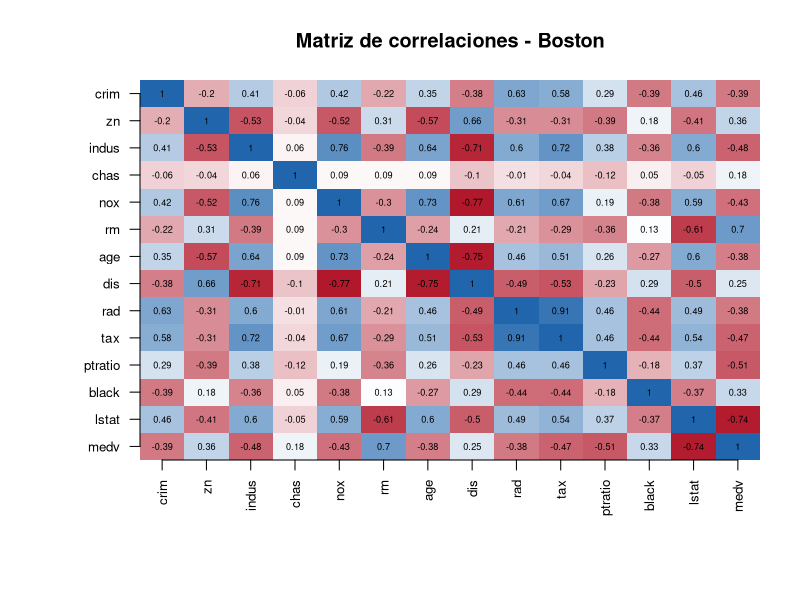
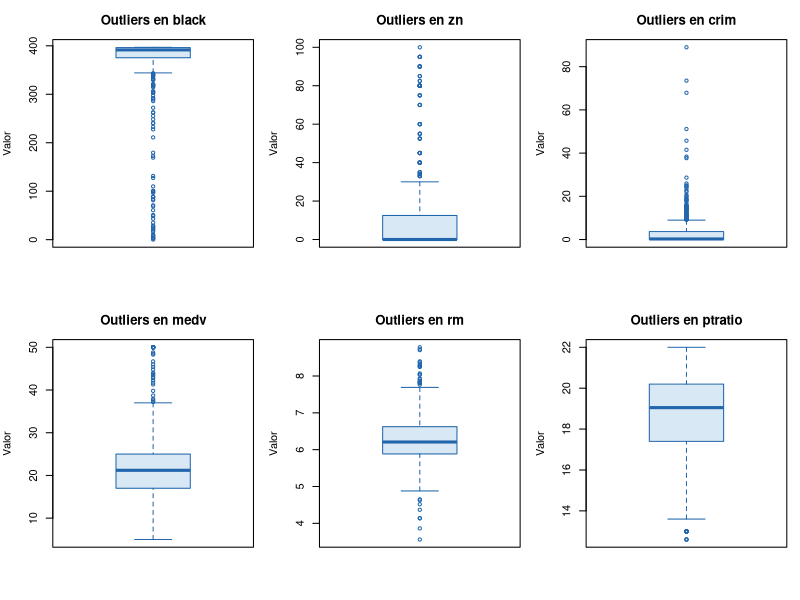
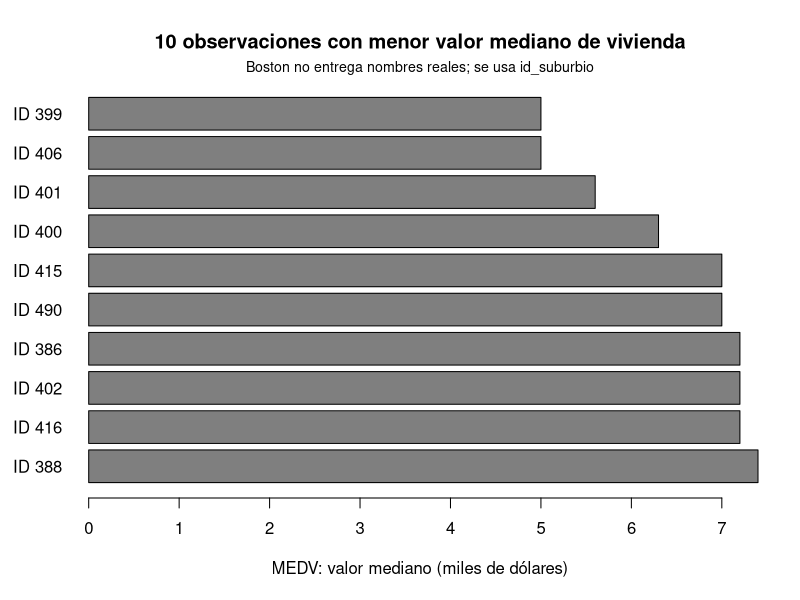
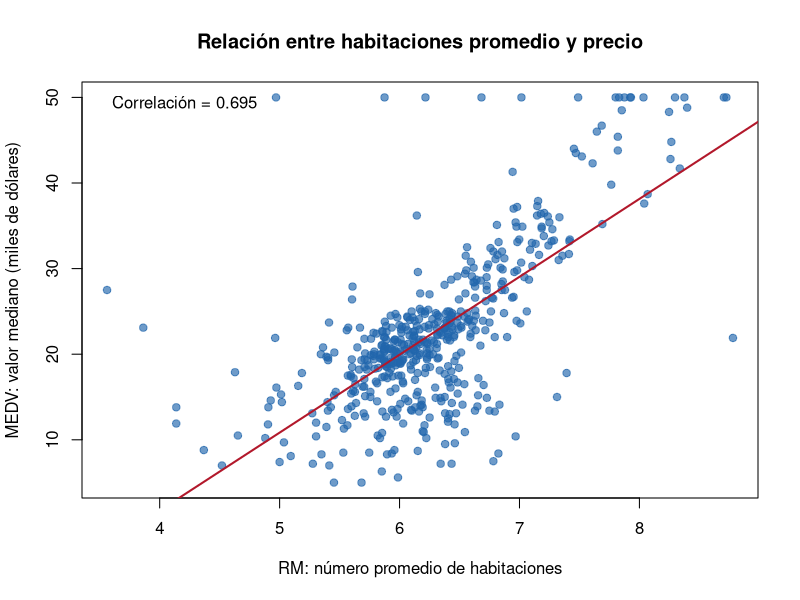
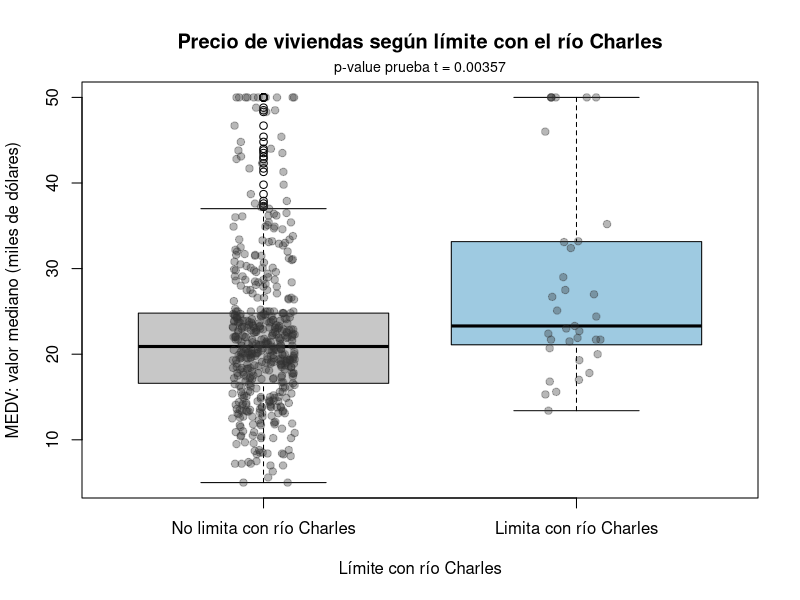
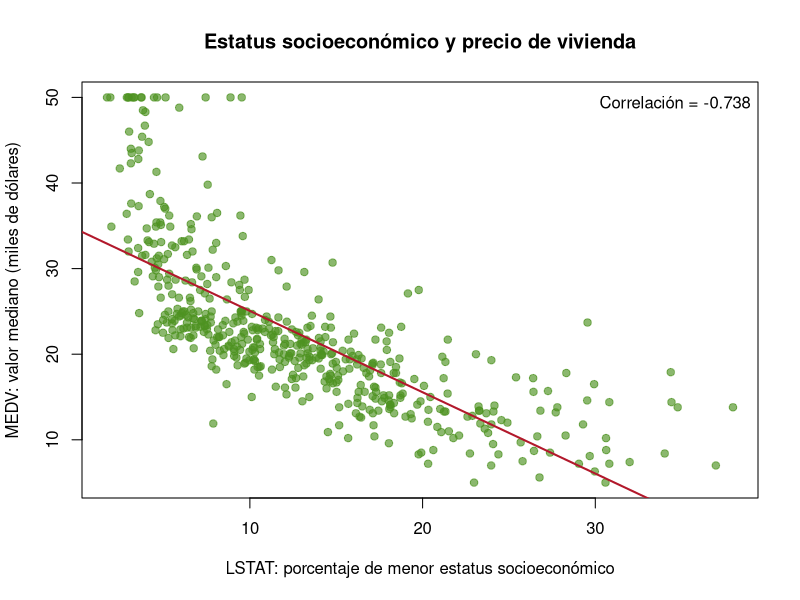
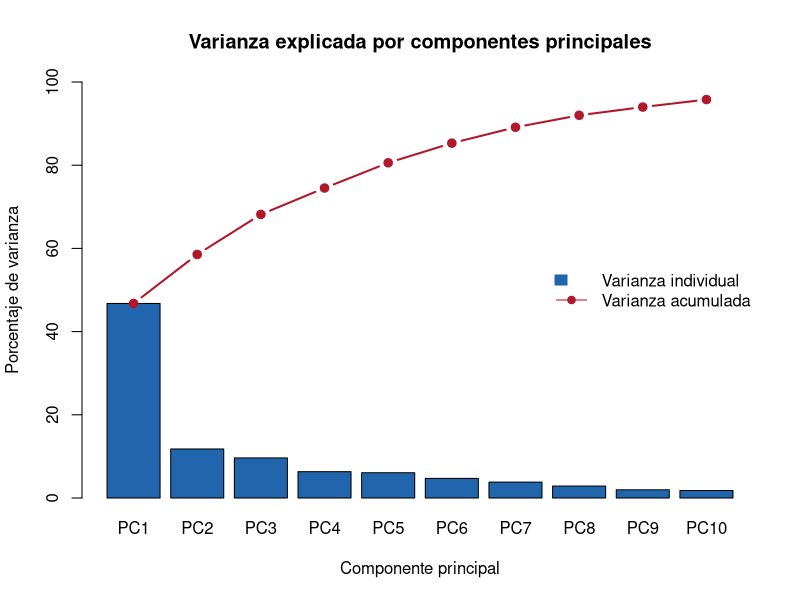
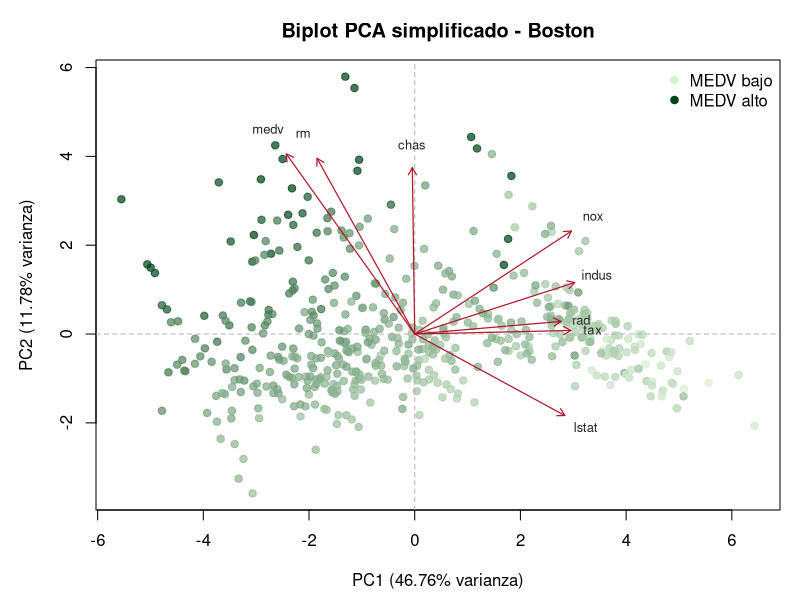

R code for these plots, in order:
# ============================================================
# Tarea 4 - INFO1184 Inteligencia de Negocios
# Análisis de datos y visualización
# Dataset: Boston (paquete MASS)
# Técnica: Análisis de Componentes Principales (PCA)
# Metodología: CRISP-DM (Fases 1 a 5)
# ============================================================

# Este script usa R base y MASS para que sea fácil de ejecutar,
# leer y explicar. Genera figuras PDF y tablas CSV en carpetas locales.

# ============================================================
# 0. Configuración inicial
# ============================================================

if (!requireNamespace("MASS", quietly = TRUE)) {
  stop("El paquete MASS es requerido para cargar el dataset Boston.")
}

library(MASS)

set.seed(1184)

dir_figuras <- "figuras"
dir_salidas <- "salidas"

dir.create(dir_figuras, showWarnings = FALSE)
dir.create(dir_salidas, showWarnings = FALSE)

guardar_csv <- function(tabla, nombre, filas = FALSE) {
  write.csv(tabla, file.path(dir_salidas, nombre), row.names = filas)
}

coeficientes_modelo <- function(modelo) {
  tabla <- as.data.frame(coef(summary(modelo)))
  tabla$termino <- rownames(tabla)
  rownames(tabla) <- NULL
  tabla <- tabla[, c("termino", setdiff(names(tabla), "termino"))]
  names(tabla) <- c("termino", "estimacion", "error_estandar", "valor_t", "p_valor")
  tabla
}

rmse <- function(real, predicho) {
  sqrt(mean((real - predicho)^2))
}

mae <- function(real, predicho) {
  mean(abs(real - predicho))
}

r2 <- function(real, predicho) {
  1 - sum((real - predicho)^2) / sum((real - mean(real))^2)
}

cat("\n============================================================\n")
cat("Tarea 4 - Análisis Boston con PCA\n")
cat("============================================================\n")

# ============================================================
# Fase 1: Comprensión del negocio
# ============================================================

# Objetivo general:
# Analizar el mercado habitacional de Boston para identificar patrones
# asociados al precio de viviendas, entorno urbano y tasa de criminalidad.
# La técnica central es PCA, apoyada con estadística descriptiva,
# visualizaciones y regresión lineal simple.

preguntas <- c(
  "1. ¿Hay valores atípicos en al menos dos variables?",
  "2. ¿Qué suburbios tienen las casas más baratas?",
  "3. ¿Cómo influye el tamaño de la casa en su precio?",
  "4. ¿Afecta la condición de limitar con el río Charles (chas) al valor de las casas?",
  "5. ¿Cuál es el impacto del estatus socioeconómico?",
  "6. ¿Es posible predecir la tasa de criminalidad?"
)

cat("\nFase 1: preguntas de investigación\n")
print(preguntas)

# ============================================================
# Fase 2: Comprensión de los datos
# ============================================================

data("Boston", package = "MASS")

boston <- Boston
boston$id_suburbio <- seq_len(nrow(boston))
boston$chas_factor <- factor(
  boston$chas,
  levels = c(0, 1),
  labels = c("No limita con río Charles", "Limita con río Charles")
)

vars_analisis <- c(
  "crim", "zn", "indus", "chas", "nox", "rm", "age", "dis",
  "rad", "tax", "ptratio", "black", "lstat", "medv"
)

diccionario <- data.frame(
  variable = vars_analisis,
  descripcion = c(
    "Tasa de criminalidad per cápita por suburbio",
    "Proporción de suelo residencial para lotes grandes",
    "Proporción de acres industriales no minoristas",
    "Indicador de límite con el río Charles: 1 si limita, 0 si no",
    "Concentración de óxidos nítricos",
    "Número promedio de habitaciones por vivienda",
    "Proporción de viviendas construidas antes de 1940",
    "Distancia ponderada a centros de empleo de Boston",
    "Índice de accesibilidad a autopistas radiales",
    "Tasa de impuesto a la propiedad",
    "Ratio alumno-profesor por localidad",
    "Variable histórica B del dataset original",
    "Porcentaje de población de menor estatus socioeconómico",
    "Valor mediano de viviendas en miles de dólares"
  )
)

guardar_csv(diccionario, "00_diccionario_variables.csv")

cat("\nFase 2: dimensiones del dataset\n")
print(dim(boston))

cat("\nEstructura del dataset\n")
str(boston)

cat("\nResumen estadístico\n")
print(summary(boston[vars_analisis]))

cat("\nValores faltantes por variable\n")
print(colSums(is.na(boston[vars_analisis])))

resumen_variables <- data.frame(
  variable = vars_analisis,
  n = NA_integer_,
  faltantes = NA_integer_,
  media = NA_real_,
  mediana = NA_real_,
  desviacion = NA_real_,
  minimo = NA_real_,
  maximo = NA_real_
)

for (i in seq_along(vars_analisis)) {
  variable <- vars_analisis[i]
  x <- boston[[variable]]
  resumen_variables$n[i] <- length(x)
  resumen_variables$faltantes[i] <- sum(is.na(x))
  resumen_variables$media[i] <- round(mean(x, na.rm = TRUE), 3)
  resumen_variables$mediana[i] <- round(median(x, na.rm = TRUE), 3)
  resumen_variables$desviacion[i] <- round(sd(x, na.rm = TRUE), 3)
  resumen_variables$minimo[i] <- round(min(x, na.rm = TRUE), 3)
  resumen_variables$maximo[i] <- round(max(x, na.rm = TRUE), 3)
}

guardar_csv(resumen_variables, "01_resumen_variables.csv")

# Matriz de correlaciones
cor_matriz <- cor(boston[vars_analisis])
guardar_csv(round(cor_matriz, 4), "02_matriz_correlaciones.csv", filas = TRUE)

pdf(file.path(dir_figuras, "fig_01_matriz_correlaciones.pdf"), width = 8, height = 7)
par(mar = c(7, 7, 4, 2))
image(
  1:ncol(cor_matriz),
  1:nrow(cor_matriz),
  t(cor_matriz[nrow(cor_matriz):1, ]),
  axes = FALSE,
  col = colorRampPalette(c("#b2182b", "white", "#2166ac"))(100),
  main = "Matriz de correlaciones - Boston",
  xlab = "",
  ylab = ""
)
axis(1, at = seq_along(vars_analisis), labels = vars_analisis, las = 2, cex.axis = 0.8)
axis(2, at = seq_along(vars_analisis), labels = rev(vars_analisis), las = 2, cex.axis = 0.8)
for (i in seq_along(vars_analisis)) {
  for (j in seq_along(vars_analisis)) {
    text(i, length(vars_analisis) - j + 1, round(cor_matriz[j, i], 2), cex = 0.55)
  }
}
dev.off()

# Pregunta 1: valores atípicos con regla IQR
vars_outliers <- setdiff(vars_analisis, "chas")
outliers_iqr <- data.frame()

for (variable in vars_outliers) {
  x <- boston[[variable]]
  q1 <- quantile(x, 0.25, na.rm = TRUE)
  q3 <- quantile(x, 0.75, na.rm = TRUE)
  rango_iqr <- IQR(x, na.rm = TRUE)
  limite_inferior <- q1 - 1.5 * rango_iqr
  limite_superior <- q3 + 1.5 * rango_iqr
  es_outlier <- x < limite_inferior | x > limite_superior

  outliers_iqr <- rbind(
    outliers_iqr,
    data.frame(
      variable = variable,
      limite_inferior = round(limite_inferior, 4),
      limite_superior = round(limite_superior, 4),
      n_outliers = sum(es_outlier, na.rm = TRUE),
      pct_outliers = round(mean(es_outlier, na.rm = TRUE) * 100, 2)
    )
  )
}

outliers_iqr <- outliers_iqr[order(-outliers_iqr$n_outliers, outliers_iqr$variable), ]
rownames(outliers_iqr) <- NULL
guardar_csv(outliers_iqr, "03_outliers_iqr.csv")

top_outliers <- head(outliers_iqr$variable[outliers_iqr$n_outliers > 0], 6)

pdf(file.path(dir_figuras, "fig_02_outliers_boxplot.pdf"), width = 8, height = 5)
par(mfrow = c(2, 3), mar = c(4, 4, 3, 1))
for (variable in top_outliers) {
  boxplot(
    boston[[variable]],
    main = paste("Outliers en", variable),
    ylab = "Valor",
    col = "#d9e8f5",
    border = "#2166ac",
    outline = TRUE
  )
}
dev.off()

# Pregunta 2: suburbios con casas más baratas
# Boston no entrega nombres reales de suburbios. Por eso se usa id_suburbio,
# que corresponde al número de fila de cada observación.
orden_baratos <- order(boston$medv)
suburbios_baratos <- boston[orden_baratos[1:10], c("id_suburbio", "medv", "rm", "lstat", "crim", "chas_factor")]
names(suburbios_baratos) <- c("id_suburbio", "medv", "rm", "lstat", "crim", "chas")
guardar_csv(suburbios_baratos, "04_suburbios_mas_baratos.csv")

pdf(file.path(dir_figuras, "fig_03_suburbios_mas_baratos.pdf"), width = 8, height = 5)
barplot(
  rev(suburbios_baratos$medv),
  names.arg = paste0("ID ", rev(suburbios_baratos$id_suburbio)),
  horiz = TRUE,
  las = 1,
  col = "#7f7f7f",
  xlab = "MEDV: valor mediano (miles de dólares)",
  main = "10 observaciones con menor valor mediano de vivienda"
)
mtext("Boston no entrega nombres reales; se usa id_suburbio", side = 3, line = 0.3, cex = 0.85)
dev.off()

# Pregunta 3: tamaño de la casa y precio
cor_rm_medv <- cor(boston$rm, boston$medv)
modelo_rm_medv <- lm(medv ~ rm, data = boston)
guardar_csv(coeficientes_modelo(modelo_rm_medv), "05_modelo_rm_medv.csv")

pdf(file.path(dir_figuras, "fig_04_rm_vs_medv.pdf"), width = 7, height = 5)
plot(
  boston$rm,
  boston$medv,
  pch = 19,
  col = adjustcolor("#2166ac", alpha.f = 0.65),
  xlab = "RM: número promedio de habitaciones",
  ylab = "MEDV: valor mediano (miles de dólares)",
  main = "Relación entre habitaciones promedio y precio"
)
abline(modelo_rm_medv, col = "#b2182b", lwd = 2)
legend("topleft", legend = paste("Correlación =", round(cor_rm_medv, 3)), bty = "n")
dev.off()

# Pregunta 4: condición de limitar con el río Charles y precio
resumen_chas <- aggregate(
  medv ~ chas_factor,
  data = boston,
  FUN = function(x) c(n = length(x), media = mean(x), mediana = median(x), sd = sd(x))
)
resumen_chas <- data.frame(chas_factor = resumen_chas$chas_factor, resumen_chas$medv)
names(resumen_chas) <- c("chas", "n", "medv_media", "medv_mediana", "medv_sd")
resumen_chas$medv_media <- round(resumen_chas$medv_media, 3)
resumen_chas$medv_mediana <- round(resumen_chas$medv_mediana, 3)
resumen_chas$medv_sd <- round(resumen_chas$medv_sd, 3)

test_chas <- t.test(medv ~ chas_factor, data = boston)
modelo_chas_medv <- lm(medv ~ chas_factor, data = boston)

guardar_csv(resumen_chas, "06_resumen_chas_medv.csv")
guardar_csv(coeficientes_modelo(modelo_chas_medv), "07_modelo_chas_medv.csv")

pdf(file.path(dir_figuras, "fig_05_chas_vs_medv.pdf"), width = 7, height = 5)
boxplot(
  medv ~ chas_factor,
  data = boston,
  col = c("#c7c7c7", "#9ecae1"),
  xlab = "Límite con río Charles",
  ylab = "MEDV: valor mediano (miles de dólares)",
  main = "Precio de viviendas según límite con el río Charles"
)
stripchart(medv ~ chas_factor, data = boston, vertical = TRUE, method = "jitter", pch = 19,
           col = adjustcolor("#333333", alpha.f = 0.35), add = TRUE)
mtext(paste("p-value prueba t =", signif(test_chas$p.value, 3)), side = 3, line = 0.3, cex = 0.85)
dev.off()

# Pregunta 5: estatus socioeconómico y precio
cor_lstat_medv <- cor(boston$lstat, boston$medv)
modelo_lstat_medv <- lm(medv ~ lstat, data = boston)
guardar_csv(coeficientes_modelo(modelo_lstat_medv), "08_modelo_lstat_medv.csv")

pdf(file.path(dir_figuras, "fig_06_lstat_vs_medv.pdf"), width = 7, height = 5)
plot(
  boston$lstat,
  boston$medv,
  pch = 19,
  col = adjustcolor("#4d9221", alpha.f = 0.65),
  xlab = "LSTAT: porcentaje de menor estatus socioeconómico",
  ylab = "MEDV: valor mediano (miles de dólares)",
  main = "Estatus socioeconómico y precio de vivienda"
)
abline(modelo_lstat_medv, col = "#b2182b", lwd = 2)
legend("topright", legend = paste("Correlación =", round(cor_lstat_medv, 3)), bty = "n")
dev.off()

cat("\nFase 2 completada: EDA y respuestas 1 a 5 preparadas.\n")

# ============================================================
# Fase 3: Preparación de los datos
# ============================================================

# PCA requiere variables comparables, por eso se estandarizan con z-score.
# Se mantiene chas como variable binaria 0/1 dentro del conjunto numérico.
pca_data <- boston[, vars_analisis]
pca_scaled <- scale(pca_data)

revision_escalado <- data.frame(
  variable = vars_analisis,
  media_escalada = round(colMeans(pca_scaled), 4),
  sd_escalada = round(apply(pca_scaled, 2, sd), 4)
)
guardar_csv(revision_escalado, "09_revision_escalado_pca.csv")

cat("\nFase 3: revisión de datos estandarizados para PCA\n")
print(revision_escalado)

# ============================================================
# Fase 4: Modelado con PCA
# ============================================================

pca_boston <- prcomp(pca_data, center = TRUE, scale. = TRUE)

varianza <- pca_boston$sdev^2 / sum(pca_boston$sdev^2)
pca_varianza <- data.frame(
  componente = paste0("PC", seq_along(varianza)),
  varianza = round(varianza, 4),
  varianza_pct = round(varianza * 100, 2),
  varianza_acumulada_pct = round(cumsum(varianza) * 100, 2)
)
guardar_csv(pca_varianza, "10_pca_varianza_explicada.csv")

pca_cargas <- as.data.frame(pca_boston$rotation)
pca_cargas$variable <- rownames(pca_cargas)
pca_cargas$abs_PC1 <- abs(pca_cargas$PC1)
pca_cargas$abs_PC2 <- abs(pca_cargas$PC2)
pca_cargas$importancia_PC1_PC2 <- sqrt(pca_cargas$PC1^2 + pca_cargas$PC2^2)
pca_cargas <- pca_cargas[, c(
  "variable", "PC1", "PC2", "abs_PC1", "abs_PC2", "importancia_PC1_PC2",
  paste0("PC", 3:ncol(pca_boston$rotation))
)]
pca_cargas_redondeadas <- pca_cargas
pca_cargas_redondeadas[, -1] <- round(pca_cargas_redondeadas[, -1], 4)
guardar_csv(pca_cargas_redondeadas, "11_pca_cargas_variables.csv")

pdf(file.path(dir_figuras, "fig_07_pca_varianza_explicada.pdf"), width = 8, height = 5)
bar_centros <- barplot(
  pca_varianza$varianza_pct[1:10],
  names.arg = pca_varianza$componente[1:10],
  col = "#2166ac",
  ylim = c(0, 100),
  ylab = "Porcentaje de varianza",
  xlab = "Componente principal",
  main = "Varianza explicada por componentes principales"
)
lines(bar_centros, pca_varianza$varianza_acumulada_pct[1:10], type = "b", pch = 19, col = "#b2182b", lwd = 2)
legend("right", legend = c("Varianza individual", "Varianza acumulada"),
       fill = c("#2166ac", NA), border = c("#2166ac", NA),
       lty = c(NA, 1), pch = c(NA, 19), col = c("#2166ac", "#b2182b"), bty = "n")
dev.off()

scores_pca <- as.data.frame(pca_boston$x[, 1:2])
scores_pca$id_suburbio <- boston$id_suburbio
scores_pca$medv <- boston$medv
scores_pca$crim <- boston$crim
scores_pca$chas <- boston$chas_factor

cargas_pca <- pca_boston$rotation[, 1:2]
escala_flechas <- min(
  max(abs(scores_pca$PC1)) / max(abs(cargas_pca[, 1])),
  max(abs(scores_pca$PC2)) / max(abs(cargas_pca[, 2]))
) * 0.70

colores_medv <- colorRampPalette(c("#d9f0d3", "#00441b"))(100)
grupos_color <- cut(scores_pca$medv, breaks = 100, include.lowest = TRUE, labels = FALSE)

dibujar_biplot_pca <- function(nombre_archivo, variables, titulo) {
  pdf(file.path(dir_figuras, nombre_archivo), width = 8, height = 5.4)
  par(mar = c(4.5, 4.8, 3, 1))
  plot(
    scores_pca$PC1,
    scores_pca$PC2,
    pch = 19,
    col = adjustcolor(colores_medv[grupos_color], alpha.f = 0.72),
    xlab = paste0("PC1 (", pca_varianza$varianza_pct[1], "% varianza)"),
    ylab = paste0("PC2 (", pca_varianza$varianza_pct[2], "% varianza)"),
    main = titulo
  )
  abline(h = 0, v = 0, col = "gray70", lty = 2)
  for (variable in variables) {
    arrows(0, 0, cargas_pca[variable, 1] * escala_flechas,
           cargas_pca[variable, 2] * escala_flechas,
           length = 0.08, col = "#b2182b", lwd = 1.2)
    text(cargas_pca[variable, 1] * escala_flechas * 1.14,
         cargas_pca[variable, 2] * escala_flechas * 1.14,
         labels = variable, col = "#222222", cex = 0.78)
  }
  legend("topright", legend = c("MEDV bajo", "MEDV alto"),
         col = c("#d9f0d3", "#00441b"), pch = 19, bty = "n")
  dev.off()
}

dibujar_biplot_pca(
  "fig_08_pca_biplot_simple.pdf",
  c("indus", "nox", "tax", "rad", "lstat", "medv", "rm", "chas"),
  "Biplot PCA simplificado - Boston"
)

dibujar_biplot_pca(
  "fig_08_pca_biplot.pdf",
  rownames(cargas_pca),
  "Biplot PCA completo - Boston"
)

cat("\nFase 4 completada: PCA generado.\n")

# ============================================================
# Fase 5: Evaluación y predicción de criminalidad
# ============================================================

# Para responder la pregunta 6, crim es la variable objetivo. El PCA
# predictivo se calcula solo con las otras variables; luego se entrena una
# regresión lineal sobre log1p(crim), lo que reduce asimetría y outliers.
vars_predictoras_crim <- setdiff(vars_analisis, "crim")
datos_modelo <- boston[, c("crim", vars_predictoras_crim)]

idx_train <- sample(seq_len(nrow(datos_modelo)), size = floor(0.70 * nrow(datos_modelo)))
train <- datos_modelo[idx_train, ]
test <- datos_modelo[-idx_train, ]

train_x <- train[, vars_predictoras_crim]
test_x <- test[, vars_predictoras_crim]

pca_pred <- prcomp(train_x, center = TRUE, scale. = TRUE)
varianza_pred <- pca_pred$sdev^2 / sum(pca_pred$sdev^2)
n_componentes <- which(cumsum(varianza_pred) >= 0.80)[1]
pc_modelo <- paste0("PC", seq_len(n_componentes))

train_pcs <- as.data.frame(pca_pred$x[, pc_modelo, drop = FALSE])
train_pcs$log_crim <- log1p(train$crim)

test_pcs <- as.data.frame(predict(pca_pred, newdata = test_x)[, pc_modelo, drop = FALSE])

modelo_crim <- lm(log_crim ~ ., data = train_pcs)
pred_log_crim <- predict(modelo_crim, newdata = test_pcs)
pred_crim <- pmax(0, expm1(pred_log_crim))

real_crim <- test$crim
real_log_crim <- log1p(real_crim)
pred_baseline <- rep(mean(train$crim), length(real_crim))

rmse_modelo <- rmse(real_crim, pred_crim)
mae_modelo <- mae(real_crim, pred_crim)
r2_original <- r2(real_crim, pred_crim)
r2_log <- r2(real_log_crim, pred_log_crim)
rmse_baseline <- rmse(real_crim, pred_baseline)
mejora_rmse_pct <- (1 - rmse_modelo / rmse_baseline) * 100

metricas_crim <- data.frame(
  modelo = "Regresión lineal con PCA",
  target = "log1p(crim)",
  n_train = nrow(train),
  n_test = nrow(test),
  n_componentes_pca = n_componentes,
  varianza_pca_pct = round(sum(varianza_pred[seq_len(n_componentes)]) * 100, 2),
  rmse_crim = round(rmse_modelo, 4),
  mae_crim = round(mae_modelo, 4),
  r2_crim_original = round(r2_original, 4),
  r2_log_crim = round(r2_log, 4),
  rmse_baseline = round(rmse_baseline, 4),
  mejora_rmse_pct = round(mejora_rmse_pct, 2)
)

guardar_csv(metricas_crim, "12_metricas_prediccion_crim.csv")
guardar_csv(coeficientes_modelo(modelo_crim), "13_modelo_pca_crim.csv")

predicciones_crim <- data.frame(
  crim_real = round(real_crim, 4),
  crim_predicho = round(pred_crim, 4),
  log_crim_real = round(real_log_crim, 4),
  log_crim_predicho = round(pred_log_crim, 4)
)
guardar_csv(predicciones_crim, "14_predicciones_crim_test.csv")

pdf(file.path(dir_figuras, "fig_09_prediccion_crim.pdf"), width = 7, height = 5)
plot(
  real_log_crim,
  pred_log_crim,
  pch = 19,
  col = adjustcolor("#2166ac", alpha.f = 0.70),
  xlab = "Criminalidad real transformada: log1p(crim)",
  ylab = "Criminalidad predicha transformada",
  main = "Predicción de criminalidad con PCA"
)
abline(0, 1, col = "#b2182b", lwd = 2)
legend("topleft", legend = paste("R2 log =", round(r2_log, 3)), bty = "n")
dev.off()

# Síntesis de respuestas de investigación
top2_outliers <- head(outliers_iqr[outliers_iqr$n_outliers > 0, ], 2)
outliers_sin_black <- outliers_iqr[outliers_iqr$variable != "black" & outliers_iqr$n_outliers > 0, ]
coef_rm <- coef(modelo_rm_medv)["rm"]
coef_lstat <- coef(modelo_lstat_medv)["lstat"]
diferencia_chas <- resumen_chas$medv_media[resumen_chas$chas == "Limita con río Charles"] -
  resumen_chas$medv_media[resumen_chas$chas == "No limita con río Charles"]

if (r2_log >= 0.50 && mejora_rmse_pct > 0) {
  respuesta_crim <- "Sí, el modelo con PCA muestra capacidad predictiva razonable sobre log1p(crim)."
} else if (mejora_rmse_pct > 0) {
  respuesta_crim <- "Parcialmente, el modelo mejora al promedio base, pero su capacidad predictiva es limitada."
} else {
  respuesta_crim <- "No de forma confiable con este modelo simple; no mejora el promedio base."
}

respuestas <- data.frame(
  pregunta = c(
    "1. Valores atípicos",
    "2. Suburbios más baratos",
    "3. Tamaño de casa y precio",
    "4. Límite con río Charles y precio",
    "5. Estatus socioeconómico",
    "6. Predicción de criminalidad"
  ),
  respuesta = c(
    paste0(
      "Sí. Las dos variables con más outliers por IQR son ",
      top2_outliers$variable[1], " (", top2_outliers$n_outliers[1], ") y ",
      top2_outliers$variable[2], " (", top2_outliers$n_outliers[2], "). ",
      "Sin depender de black, también destacan ", outliers_sin_black$variable[1],
      " (", outliers_sin_black$n_outliers[1], ") y ", outliers_sin_black$variable[2],
      " (", outliers_sin_black$n_outliers[2], ")."
    ),
    paste0(
      "El dataset no entrega nombres reales de suburbios. Se reportan observaciones/IDs; ",
      "los registros más baratos están en ",
      "04_suburbios_mas_baratos.csv; el menor MEDV observado es ",
      min(suburbios_baratos$medv), " miles de dólares."
    ),
    paste0(
      "La relación es positiva: correlación rm-medv = ", round(cor_rm_medv, 3),
      "; cada habitación promedio adicional se asocia a ", round(coef_rm, 3),
      " miles de dólares más en MEDV."
    ),
    paste0(
      "Los sectores que limitan con el río Charles tienen una media de MEDV ",
      round(diferencia_chas, 3), " miles de dólares mayor que las que no limitan; p-value = ",
      signif(test_chas$p.value, 3), ". chas es binaria y no mide distancia exacta."
    ),
    paste0(
      "El impacto es negativo: correlación lstat-medv = ", round(cor_lstat_medv, 3),
      "; cada punto adicional en LSTAT se asocia a ", round(coef_lstat, 3),
      " miles de dólares menos en MEDV."
    ),
    paste0(
      respuesta_crim,
      " R2 log = ", round(r2_log, 3),
      ", mejora RMSE vs base = ", round(mejora_rmse_pct, 2), "%.",
      " Es un resultado académico, no un modelo listo para despliegue."
    )
  )
)

guardar_csv(respuestas, "15_respuestas_investigacion.csv")

cat("\nFase 5 completada: evaluación y respuestas consolidadas.\n")
cat("\n--- Respuestas de investigación ---\n")
print(respuestas)

cat("\n--- Archivos generados ---\n")
cat("Figuras PDF en:", dir_figuras, "\n")
cat("Tablas CSV en:", dir_salidas, "\n")
cat("\nAnálisis completado exitosamente.\n")
